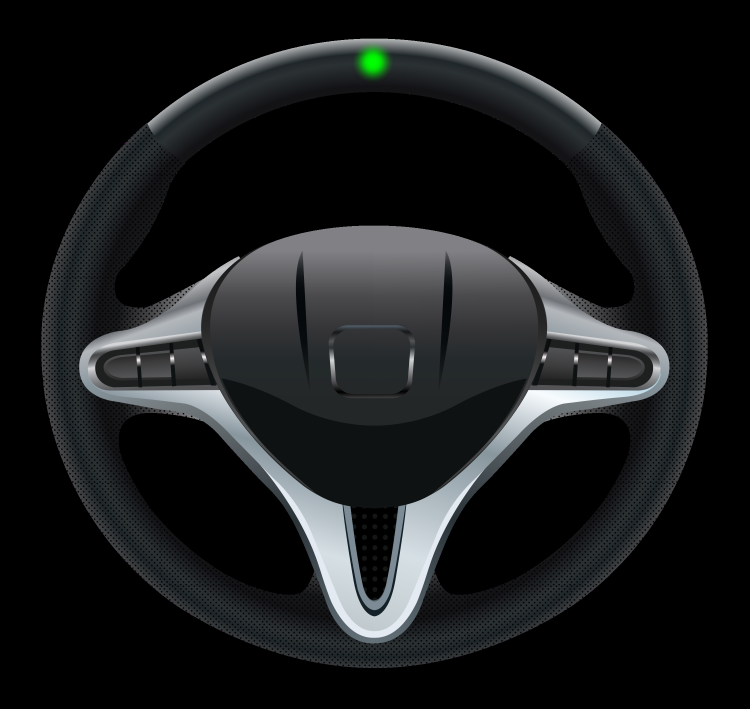
#> input picture modules/wheel.png, 2250 x 2125 px, found by its file name (shown at 1/3 size)
$ python get_noise_episodes.py --path ../modules/wheel.png   (older library calls are emulated)
#> lines starting #> are read from the running program, lines starting #| are printed output that depends on the picture
### modules/screen_manager.py
import colorsys
import pygame
import numpy as np
import matplotlib.pyplot as plt
from random import randint

from skimage import transform as trans

import time
import math
import scipy
import cv2

clock = pygame.time.Clock()

rsrc = \
    [[43.45456230828867, 118.00743250075844],
     [104.5055617352614, 69.46865203761757],
     [114.86050156739812, 60.83953551083698],
     [129.74572757609468, 50.48459567870026],
     [132.98164627363735, 46.38576532847949],
     [301.0336906326895, 98.16046448916306],
     [238.25686790036065, 62.56535881619311],
     [227.2547443287154, 56.30924933427718],
     [209.13359962247614, 46.817221154818526],
     [203.9561297064078, 43.5813024572758]]
rdst = \
    [[10.822125594094452, 1.42189132706374],
     [21.177065426231174, 1.5297552836484982],
     [25.275895776451954, 1.42189132706374],
     [36.062291434927694, 1.6376192402332563],
     [40.376849698318004, 1.42189132706374],
     [11.900765159942026, -2.1376192402332563],
     [22.25570499207874, -2.1376192402332563],
     [26.785991168638553, -2.029755283648498],
     [37.033067044190524, -2.029755283648498],
     [41.67121717733509, -2.029755283648498]]

tform3_img = trans.ProjectiveTransform()
tform3_img.estimate(np.array(rdst), np.array(rsrc))


# [49 lines left out: functions draw_vbar_on, generate_ncolors, get_average_over_interval, get_average_over_interval_stride, not called in this run]


def perspective_tform(x, y):
    p1, p2 = tform3_img((x, y))[0]
    return p2, p1


# ***** functions to draw lines *****
# [4 lines left out: function draw_pt, not called in this run]


def draw_path(img, path_x, path_y, color):
    for x, y in zip(path_x, path_y):
        draw_pt(img, x, y, color)


# ***** functions to draw predicted path *****

# [24 lines left out: functions calc_curvature, calc_lookahead_offset, draw_path_on, not called in this run]


class ScreenManager(object):

    def __init__(self, load_steer=False):

#> called with load_steer = False
        pygame.init()
        # Put some general parameterss
        self._render_iter = 2000
        self._speed_limit = 50.0

        self._wheel = cv2.imread('./wheel.png')  # ,cv2.IMREAD_UNCHANGED)
#> self._wheel is the input picture: shape (2125, 2250, 3); mean B, G, R 28.1, 27.4, 25.7
        self._wheel = cv2.resize(self._wheel, (int(0.08 * self._wheel.shape[0]), int(0.08 * self._wheel.shape[1])))
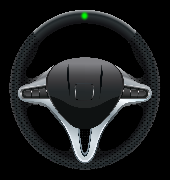
#> self._wheel: shape (180, 170, 3); mean B, G, R 28.1, 27.4, 25.7


    # If we were to load the steering wheel load it

    # take into consideration the resolution when ploting
    # TODO: Resize properly to fit the screen ( MAYBE THIS COULD BE DONE DIRECTLY RESIZING screen and keeping SURFACES)

    def start_screen(self, resolution, aspect_ratio, scale=1):

        self._resolution = resolution

        self._aspect_ratio = aspect_ratio
        self._scale = scale

        size = (resolution[0] * aspect_ratio[0], resolution[1] * aspect_ratio[1])

#> (the run stopped early here; a loop or call above may not have finished)
